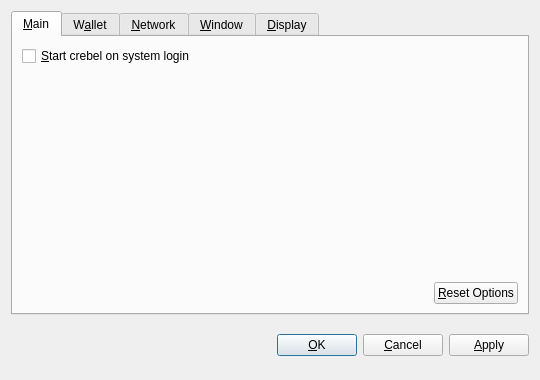
<?xml version="1.0" encoding="UTF-8"?>
<ui version="4.0">
 <class>OptionsDialog</class>
 <widget class="QDialog" name="OptionsDialog">
  <property name="geometry">
   <rect>
    <x>0</x>
    <y>0</y>
    <width>540</width>
    <height>380</height>
   </rect>
  </property>
  <property name="windowTitle">
   <string>Options</string>
  </property>
  <property name="modal">
   <bool>true</bool>
  </property>
  <layout class="QVBoxLayout" name="verticalLayout">
   <item>
    <widget class="QTabWidget" name="tabWidget">
     <property name="tabPosition">
      <enum>QTabWidget::North</enum>
     </property>
     <property name="currentIndex">
      <number>0</number>
     </property>
     <widget class="QWidget" name="tabMain">
      <attribute name="title">
       <string>&amp;Main</string>
      </attribute>
      <layout class="QVBoxLayout" name="verticalLayout_Main">
       <item>
        <widget class="QCheckBox" name="bitcoinAtStartup">
         <property name="toolTip">
          <string>Automatically start crebel after logging in to the system.</string>
         </property>
         <property name="text">
          <string>&amp;Start crebel on system login</string>
         </property>
        </widget>
       </item>
       <item>
        <spacer name="verticalSpacer_Main">
         <property name="orientation">
          <enum>Qt::Vertical</enum>
         </property>
         <property name="sizeHint" stdset="0">
          <size>
           <width>20</width>
           <height>40</height>
          </size>
         </property>
        </spacer>
       </item>
       <item>
        <layout class="QHBoxLayout" name="horizontalLayout_2_Main">
         <item>
          <spacer name="horizontalSpacer_2_Main">
           <property name="orientation">
            <enum>Qt::Horizontal</enum>
           </property>
           <property name="sizeHint" stdset="0">
            <size>
             <width>40</width>
             <height>20</height>
            </size>
           </property>
          </spacer>
         </item>
         <item>
          <widget class="QPushButton" name="resetButton">
           <property name="toolTip">
            <string>Reset all client options to default.</string>
           </property>
           <property name="text">
            <string>&amp;Reset Options</string>
           </property>
           <property name="autoDefault">
            <bool>false</bool>
           </property>
          </widget>
         </item>
        </layout>
       </item>
      </layout>
     </widget>
     <widget class="QWidget" name="tabWallet">
      <attribute name="title">
       <string>W&amp;allet</string>
      </attribute>
      <layout class="QVBoxLayout" name="verticalLayout_Network">
       <item>
        <widget class="QLabel" name="transactionFeeInfoLabel">
         <property name="text">
          <string>Optional transaction fee per kB that helps make sure your transactions are processed quickly. Most transactions are 1 kB.</string>
         </property>
         <property name="textFormat">
          <enum>Qt::PlainText</enum>
         </property>
         <property name="wordWrap">
          <bool>true</bool>
         </property>
        </widget>
       </item>
       <item>
        <layout class="QHBoxLayout" name="horizontalLayout_1_Main">
         <item>
          <widget class="QLabel" name="transactionFeeLabel">
           <property name="text">
            <string>Pay transaction &amp;fee</string>
           </property>
           <property name="textFormat">
            <enum>Qt::PlainText</enum>
           </property>
           <property name="buddy">
            <cstring>transactionFee</cstring>
           </property>
          </widget>
         </item>
         <item>
          <widget class="BitcoinAmountField" name="transactionFee"/>
         </item>
         <item>
          <spacer name="horizontalSpacer_1_Main">
           <property name="orientation">
            <enum>Qt::Horizontal</enum>
           </property>
           <property name="sizeHint" stdset="0">
            <size>
             <width>40</width>
             <height>20</height>
            </size>
           </property>
          </spacer>
         </item>
        </layout>
       </item>
       <item>
        <widget class="QLabel" name="label">
         <property name="text">
          <string>If you disable the spending of unconfirmed change, the change from a transaction cannot be used until that transaction has at least one confirmation. This also affects how your balance is computed.</string>
         </property>
         <property name="wordWrap">
          <bool>true</bool>
         </property>
        </widget>
       </item>
       <item>
        <widget class="QCheckBox" name="spendZeroConfChange">
         <property name="text">
          <string>Spend unconfirmed change  (experts only)</string>
         </property>
        </widget>
       </item>
       <item>
        <spacer name="verticalSpacer">
         <property name="orientation">
          <enum>Qt::Vertical</enum>
         </property>
         <property name="sizeHint" stdset="0">
          <size>
           <width>20</width>
           <height>40</height>
          </size>
         </property>
        </spacer>
       </item>
      </layout>
     </widget>
     <widget class="QWidget" name="tabNetwork">
      <attribute name="title">
       <string>&amp;Network</string>
      </attribute>
      <layout class="QVBoxLayout" name="verticalLayout_Network">
       <item>
        <widget class="QCheckBox" name="mapPortUpnp">
         <property name="toolTip">
          <string>Automatically open the crebel client port on the router. This only works when your router supports UPnP and it is enabled.</string>
         </property>
         <property name="text">
          <string>Map port using &amp;UPnP</string>
         </property>
        </widget>
       </item>
       <item>
        <widget class="QCheckBox" name="connectSocks">
         <property name="toolTip">
          <string>Connect to the crebel network through a SOCKS proxy (e.g. when connecting through Tor).</string>
         </property>
         <property name="text">
          <string>&amp;Connect through SOCKS proxy:</string>
         </property>
        </widget>
       </item>
       <item>
        <layout class="QHBoxLayout" name="horizontalLayout_Network">
         <item>
          <widget class="QLabel" name="proxyIpLabel">
           <property name="text">
            <string>Proxy &amp;IP:</string>
           </property>
           <property name="textFormat">
            <enum>Qt::PlainText</enum>
           </property>
           <property name="buddy">
            <cstring>proxyIp</cstring>
           </property>
          </widget>
         </item>
         <item>
          <widget class="QValidatedLineEdit" name="proxyIp">
           <property name="maximumSize">
            <size>
             <width>140</width>
             <height>16777215</height>
            </size>
           </property>
           <property name="toolTip">
            <string>IP address of the proxy (e.g. 127.0.0.1)</string>
           </property>
          </widget>
         </item>
         <item>
          <widget class="QLabel" name="proxyPortLabel">
           <property name="text">
            <string>&amp;Port:</string>
           </property>
           <property name="textFormat">
            <enum>Qt::PlainText</enum>
           </property>
           <property name="buddy">
            <cstring>proxyPort</cstring>
           </property>
          </widget>
         </item>
         <item>
          <widget class="QLineEdit" name="proxyPort">
           <property name="maximumSize">
            <size>
             <width>55</width>
             <height>16777215</height>
            </size>
           </property>
           <property name="toolTip">
            <string>Port of the proxy (e.g. 9050)</string>
           </property>
          </widget>
         </item>
         <item>
          <widget class="QLabel" name="socksVersionLabel">
           <property name="text">
            <string>SOCKS &amp;Version:</string>
           </property>
           <property name="textFormat">
            <enum>Qt::PlainText</enum>
           </property>
           <property name="buddy">
            <cstring>socksVersion</cstring>
           </property>
          </widget>
         </item>
         <item>
          <widget class="QValueComboBox" name="socksVersion">
           <property name="toolTip">
            <string>SOCKS version of the proxy (e.g. 5)</string>
           </property>
          </widget>
         </item>
         <item>
          <spacer name="horizontalSpacer_Network">
           <property name="orientation">
            <enum>Qt::Horizontal</enum>
           </property>
           <property name="sizeHint" stdset="0">
            <size>
             <width>40</width>
             <height>20</height>
            </size>
           </property>
          </spacer>
         </item>
        </layout>
       </item>
       <item>
        <spacer name="verticalSpacer_Network">
         <property name="orientation">
          <enum>Qt::Vertical</enum>
         </property>
         <property name="sizeHint" stdset="0">
          <size>
           <width>20</width>
           <height>40</height>
          </size>
         </property>
        </spacer>
       </item>
      </layout>
     </widget>
     <widget class="QWidget" name="tabWindow">
      <attribute name="title">
       <string>&amp;Window</string>
      </attribute>
      <layout class="QVBoxLayout" name="verticalLayout_Window">
       <item>
        <widget class="QCheckBox" name="minimizeToTray">
         <property name="toolTip">
          <string>Show only a tray icon after minimizing the window.</string>
         </property>
         <property name="text">
          <string>&amp;Minimize to the tray instead of the taskbar</string>
         </property>
        </widget>
       </item>
       <item>
        <widget class="QCheckBox" name="minimizeOnClose">
         <property name="toolTip">
          <string>Minimize instead of exit the application when the window is closed. When this option is enabled, the application will be closed only after selecting Quit in the menu.</string>
         </property>
         <property name="text">
          <string>M&amp;inimize on close</string>
         </property>
        </widget>
       </item>
       <item>
        <spacer name="verticalSpacer_Window">
         <property name="orientation">
          <enum>Qt::Vertical</enum>
         </property>
         <property name="sizeHint" stdset="0">
          <size>
           <width>20</width>
           <height>40</height>
          </size>
         </property>
        </spacer>
       </item>
      </layout>
     </widget>
     <widget class="QWidget" name="tabDisplay">
      <attribute name="title">
       <string>&amp;Display</string>
      </attribute>
      <layout class="QVBoxLayout" name="verticalLayout_Display">
       <item>
        <layout class="QHBoxLayout" name="horizontalLayout_1_Display">
         <item>
          <widget class="QLabel" name="langLabel">
           <property name="text">
            <string>User Interface &amp;language:</string>
           </property>
           <property name="textFormat">
            <enum>Qt::PlainText</enum>
           </property>
           <property name="buddy">
            <cstring>lang</cstring>
           </property>
          </widget>
         </item>
         <item>
          <widget class="QValueComboBox" name="lang">
           <property name="toolTip">
            <string>The user interface language can be set here. This setting will take effect after restarting crebel.</string>
           </property>
          </widget>
         </item>
        </layout>
       </item>
       <item>
        <layout class="QHBoxLayout" name="horizontalLayout_2_Display">
         <item>
          <widget class="QLabel" name="unitLabel">
           <property name="text">
            <string>&amp;Unit to show amounts in:</string>
           </property>
           <property name="textFormat">
            <enum>Qt::PlainText</enum>
           </property>
           <property name="buddy">
            <cstring>unit</cstring>
           </property>
          </widget>
         </item>
         <item>
          <widget class="QValueComboBox" name="unit">
           <property name="toolTip">
            <string>Choose the default subdivision unit to show in the interface and when sending coins.</string>
           </property>
          </widget>
         </item>
        </layout>
       </item>
       <item>
        <widget class="QCheckBox" name="displayAddresses">
         <property name="toolTip">
          <string>Whether to show crebel addresses in the transaction list or not.</string>
         </property>
         <property name="text">
          <string>&amp;Display addresses in transaction list</string>
         </property>
        </widget>
       </item>
       <item>
        <widget class="QCheckBox" name="coinControlFeatures">
         <property name="toolTip">
          <string>Whether to show coin control features or not.</string>
         </property>
         <property name="text">
          <string>Display coin &amp;control features (experts only!)</string>
         </property>
        </widget>
       </item>
       <item>
        <spacer name="verticalSpacer_Display">
         <property name="orientation">
          <enum>Qt::Vertical</enum>
         </property>
         <property name="sizeHint" stdset="0">
          <size>
           <width>20</width>
           <height>40</height>
          </size>
         </property>
        </spacer>
       </item>
      </layout>
     </widget>
    </widget>
   </item>
   <item>
    <layout class="QHBoxLayout" name="horizontalLayout_Buttons">
     <item>
      <spacer name="horizontalSpacer_1">
       <property name="orientation">
        <enum>Qt::Horizontal</enum>
       </property>
       <property name="sizeHint" stdset="0">
        <size>
         <width>40</width>
         <height>48</height>
        </size>
       </property>
      </spacer>
     </item>
     <item>
      <widget class="QLabel" name="statusLabel">
       <property name="font">
        <font>
         <weight>75</weight>
         <bold>true</bold>
        </font>
       </property>
       <property name="text">
        <string/>
       </property>
       <property name="textFormat">
        <enum>Qt::PlainText</enum>
       </property>
       <property name="wordWrap">
        <bool>true</bool>
       </property>
      </widget>
     </item>
     <item>
      <spacer name="horizontalSpacer_2">
       <property name="orientation">
        <enum>Qt::Horizontal</enum>
       </property>
       <property name="sizeHint" stdset="0">
        <size>
         <width>40</width>
         <height>48</height>
        </size>
       </property>
      </spacer>
     </item>
     <item>
      <widget class="QPushButton" name="okButton">
       <property name="text">
        <string>&amp;OK</string>
       </property>
      </widget>
     </item>
     <item>
      <widget class="QPushButton" name="cancelButton">
       <property name="text">
        <string>&amp;Cancel</string>
       </property>
       <property name="autoDefault">
        <bool>false</bool>
       </property>
      </widget>
     </item>
     <item>
      <widget class="QPushButton" name="applyButton">
       <property name="text">
        <string>&amp;Apply</string>
       </property>
       <property name="autoDefault">
        <bool>false</bool>
       </property>
      </widget>
     </item>
    </layout>
   </item>
  </layout>
 </widget>
 <customwidgets>
  <customwidget>
   <class>BitcoinAmountField</class>
   <extends>QSpinBox</extends>
   <header>bitcoinamountfield.h</header>
  </customwidget>
  <customwidget>
   <class>QValueComboBox</class>
   <extends>QComboBox</extends>
   <header>qvaluecombobox.h</header>
  </customwidget>
  <customwidget>
   <class>QValidatedLineEdit</class>
   <extends>QLineEdit</extends>
   <header>qvalidatedlineedit.h</header>
  </customwidget>
 </customwidgets>
 <resources/>
 <connections/>
</ui>
